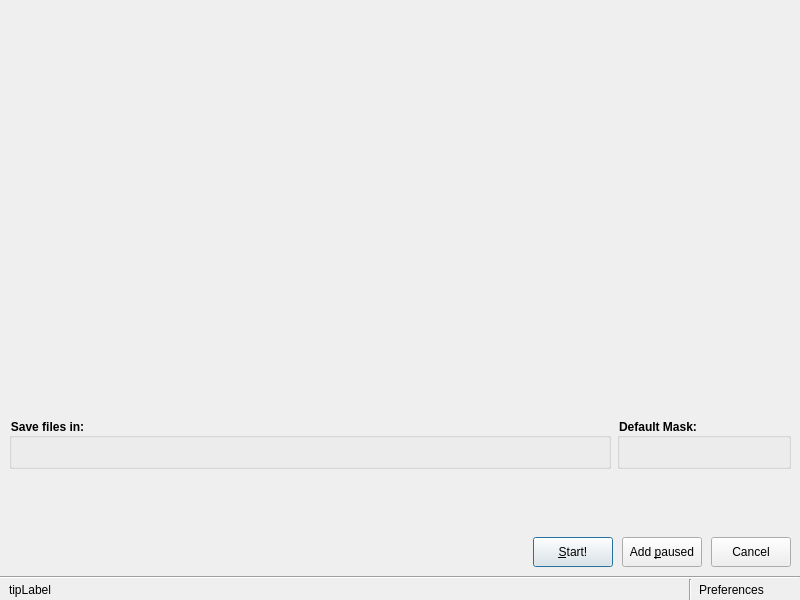
<?xml version="1.0" encoding="UTF-8"?>
<ui version="4.0">
 <class>AddContentDialog</class>
 <widget class="QDialog" name="AddContentDialog">
  <property name="geometry">
   <rect>
    <x>0</x>
    <y>0</y>
    <width>800</width>
    <height>600</height>
   </rect>
  </property>
  <property name="styleSheet">
   <string notr="true">/* QGroupBox exposes the title as QString (even if internally its probably a QLabel) */
QGroupBox {
	font-weight: bold;
}</string>
  </property>
  <property name="modal">
   <bool>true</bool>
  </property>
  <layout class="QVBoxLayout" name="verticalLayout" stretch="0,0,0">
   <property name="spacing">
    <number>0</number>
   </property>
   <property name="leftMargin">
    <number>0</number>
   </property>
   <property name="topMargin">
    <number>0</number>
   </property>
   <property name="rightMargin">
    <number>0</number>
   </property>
   <property name="bottomMargin">
    <number>0</number>
   </property>
   <item>
    <layout class="QVBoxLayout" name="mainVerticalLayout" stretch="1,0,0,0,0">
     <property name="spacing">
      <number>6</number>
     </property>
     <property name="leftMargin">
      <number>9</number>
     </property>
     <property name="topMargin">
      <number>9</number>
     </property>
     <property name="rightMargin">
      <number>9</number>
     </property>
     <property name="bottomMargin">
      <number>9</number>
     </property>
     <item>
      <widget class="QStackedWidget" name="stackedWidget">
       <widget class="QWidget" name="mainPage">
        <layout class="QVBoxLayout" name="verticalLayout_4">
         <property name="leftMargin">
          <number>0</number>
         </property>
         <property name="topMargin">
          <number>0</number>
         </property>
         <property name="rightMargin">
          <number>0</number>
         </property>
         <property name="bottomMargin">
          <number>0</number>
         </property>
         <item>
          <widget class="LinkWidget" name="linkWidget" native="true"/>
         </item>
        </layout>
       </widget>
       <widget class="QWidget" name="progressPage">
        <layout class="QGridLayout" name="gridLayout" rowstretch="1,0,0,1" columnstretch="1,0,1">
         <item row="2" column="2">
          <spacer name="horizontalSpacer_3">
           <property name="orientation">
            <enum>Qt::Horizontal</enum>
           </property>
           <property name="sizeHint" stdset="0">
            <size>
             <width>40</width>
             <height>20</height>
            </size>
           </property>
          </spacer>
         </item>
         <item row="2" column="1">
          <widget class="QProgressBar" name="progressBar">
           <property name="alignment">
            <set>Qt::AlignCenter</set>
           </property>
           <property name="textVisible">
            <bool>true</bool>
           </property>
          </widget>
         </item>
         <item row="0" column="1">
          <spacer name="verticalSpacer">
           <property name="orientation">
            <enum>Qt::Vertical</enum>
           </property>
           <property name="sizeHint" stdset="0">
            <size>
             <width>20</width>
             <height>40</height>
            </size>
           </property>
          </spacer>
         </item>
         <item row="2" column="0">
          <spacer name="horizontalSpacer_2">
           <property name="orientation">
            <enum>Qt::Horizontal</enum>
           </property>
           <property name="sizeHint" stdset="0">
            <size>
             <width>40</width>
             <height>20</height>
            </size>
           </property>
          </spacer>
         </item>
         <item row="3" column="1">
          <spacer name="verticalSpacer_2">
           <property name="orientation">
            <enum>Qt::Vertical</enum>
           </property>
           <property name="sizeHint" stdset="0">
            <size>
             <width>20</width>
             <height>40</height>
            </size>
           </property>
          </spacer>
         </item>
         <item row="1" column="1">
          <widget class="QLabel" name="progressLabel">
           <property name="text">
            <string>Collecting...</string>
           </property>
          </widget>
         </item>
        </layout>
       </widget>
      </widget>
     </item>
     <item>
      <layout class="QHBoxLayout" name="horizontalLayout_2" stretch="1,0">
       <property name="spacing">
        <number>6</number>
       </property>
       <item>
        <widget class="QGroupBox" name="groupBox">
         <property name="title">
          <string>Save files in:</string>
         </property>
         <layout class="QVBoxLayout" name="verticalLayout_2">
          <item>
           <widget class="PathWidget" name="pathWidget" native="true">
            <property name="minimumSize">
             <size>
              <width>0</width>
              <height>10</height>
             </size>
            </property>
           </widget>
          </item>
         </layout>
        </widget>
       </item>
       <item>
        <widget class="QGroupBox" name="groupBox_2">
         <property name="title">
          <string>Default Mask:</string>
         </property>
         <layout class="QVBoxLayout" name="verticalLayout_3">
          <item>
           <widget class="MaskWidget" name="maskWidget" native="true">
            <property name="minimumSize">
             <size>
              <width>150</width>
              <height>10</height>
             </size>
            </property>
           </widget>
          </item>
         </layout>
        </widget>
       </item>
      </layout>
     </item>
     <item>
      <widget class="FilterWidget" name="filterWidget" native="true">
       <property name="minimumSize">
        <size>
         <width>0</width>
         <height>50</height>
        </size>
       </property>
      </widget>
     </item>
     <item>
      <widget class="QWidget" name="fastFilteringWidget" native="true"/>
     </item>
     <item>
      <layout class="QHBoxLayout" name="buttonBox" stretch="1,0,0,0">
       <property name="spacing">
        <number>9</number>
       </property>
       <item>
        <spacer name="horizontalSpacer">
         <property name="orientation">
          <enum>Qt::Horizontal</enum>
         </property>
         <property name="sizeHint" stdset="0">
          <size>
           <width>40</width>
           <height>20</height>
          </size>
         </property>
        </spacer>
       </item>
       <item>
        <widget class="QPushButton" name="startButton">
         <property name="minimumSize">
          <size>
           <width>0</width>
           <height>30</height>
          </size>
         </property>
         <property name="text">
          <string>&amp;Start!</string>
         </property>
         <property name="default">
          <bool>true</bool>
         </property>
        </widget>
       </item>
       <item>
        <widget class="QPushButton" name="addPausedButton">
         <property name="minimumSize">
          <size>
           <width>0</width>
           <height>30</height>
          </size>
         </property>
         <property name="text">
          <string>Add &amp;paused</string>
         </property>
        </widget>
       </item>
       <item>
        <widget class="QPushButton" name="cancelButton">
         <property name="minimumSize">
          <size>
           <width>0</width>
           <height>30</height>
          </size>
         </property>
         <property name="text">
          <string>Cancel</string>
         </property>
        </widget>
       </item>
      </layout>
     </item>
    </layout>
   </item>
   <item>
    <widget class="Line" name="line">
     <property name="orientation">
      <enum>Qt::Horizontal</enum>
     </property>
    </widget>
   </item>
   <item>
    <layout class="QHBoxLayout" name="horizontalLayout" stretch="1,0,0">
     <property name="spacing">
      <number>0</number>
     </property>
     <property name="leftMargin">
      <number>9</number>
     </property>
     <property name="rightMargin">
      <number>29</number>
     </property>
     <property name="bottomMargin">
      <number>0</number>
     </property>
     <item>
      <widget class="QLabel" name="tipLabel">
       <property name="text">
        <string notr="true">tipLabel</string>
       </property>
      </widget>
     </item>
     <item>
      <widget class="Line" name="line_2">
       <property name="orientation">
        <enum>Qt::Vertical</enum>
       </property>
      </widget>
     </item>
     <item>
      <widget class="QToolButton" name="preferenceButton">
       <property name="toolTip">
        <string>Preferences</string>
       </property>
       <property name="text">
        <string>Preferences</string>
       </property>
       <property name="icon">
        <iconset resource="../resources.qrc">
         <normaloff>:/resources/icons/default/scalable/actions/preference.svg</normaloff>:/resources/icons/default/scalable/actions/preference.svg</iconset>
       </property>
       <property name="toolButtonStyle">
        <enum>Qt::ToolButtonTextBesideIcon</enum>
       </property>
       <property name="autoRaise">
        <bool>true</bool>
       </property>
      </widget>
     </item>
    </layout>
   </item>
  </layout>
 </widget>
 <customwidgets>
  <customwidget>
   <class>PathWidget</class>
   <extends>QWidget</extends>
   <header>Widgets/PathWidget</header>
   <container>1</container>
  </customwidget>
  <customwidget>
   <class>MaskWidget</class>
   <extends>QWidget</extends>
   <header>Widgets/MaskWidget</header>
   <container>1</container>
  </customwidget>
  <customwidget>
   <class>LinkWidget</class>
   <extends>QWidget</extends>
   <header>Widgets/LinkWidget</header>
   <container>1</container>
  </customwidget>
  <customwidget>
   <class>FilterWidget</class>
   <extends>QWidget</extends>
   <header>Widgets/FilterWidget</header>
   <container>1</container>
  </customwidget>
 </customwidgets>
 <resources>
  <include location="../resources.qrc"/>
 </resources>
 <connections>
  <connection>
   <sender>startButton</sender>
   <signal>released()</signal>
   <receiver>AddContentDialog</receiver>
   <slot>accept()</slot>
   <hints>
    <hint type="sourcelabel">
     <x>565</x>
     <y>548</y>
    </hint>
    <hint type="destinationlabel">
     <x>79</x>
     <y>571</y>
    </hint>
   </hints>
  </connection>
  <connection>
   <sender>addPausedButton</sender>
   <signal>released()</signal>
   <receiver>AddContentDialog</receiver>
   <slot>acceptPaused()</slot>
   <hints>
    <hint type="sourcelabel">
     <x>685</x>
     <y>548</y>
    </hint>
    <hint type="destinationlabel">
     <x>644</x>
     <y>569</y>
    </hint>
   </hints>
  </connection>
  <connection>
   <sender>cancelButton</sender>
   <signal>released()</signal>
   <receiver>AddContentDialog</receiver>
   <slot>reject()</slot>
   <hints>
    <hint type="sourcelabel">
     <x>764</x>
     <y>547</y>
    </hint>
    <hint type="destinationlabel">
     <x>762</x>
     <y>567</y>
    </hint>
   </hints>
  </connection>
 </connections>
 <slots>
  <slot>acceptPaused()</slot>
 </slots>
</ui>
